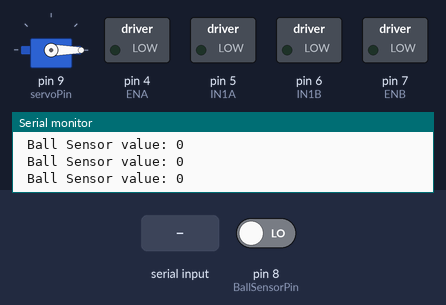
Recording of a sketch running on a simulated Arduino Uno, built with avr-gcc and run on an emulated ATmega328P. On the bench: servo, switched loads named in the sketch (green lamp = pin HIGH), the last lines printed to the serial monitor. Inputs (shaded band) come from the test bench; at power-on: pin 8 (BallSensorPin) LOW. Random numbers use the default seed unless the sketch sets one.

Above: at 1.7 s.
1.8 s: pin 8 (BallSensorPin) driven HIGH
At 4.3 s:
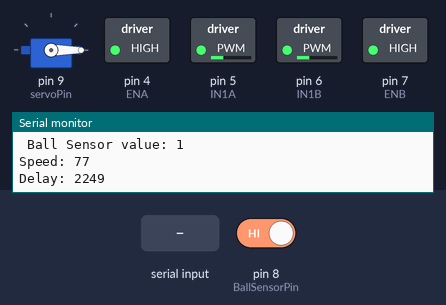
4.7 s: "M" received over the second serial link
At 5.56 s:
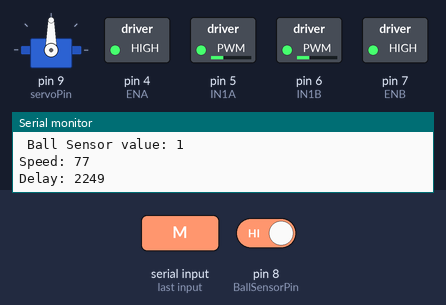
7.1 s: "STOP" received over the second serial link
At 9.8 s:
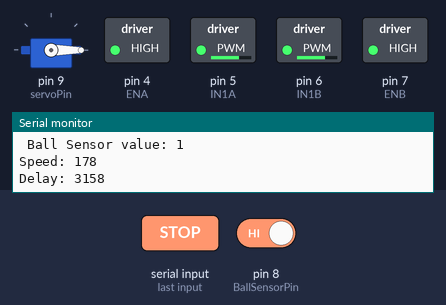
10.1 s: pin 8 (BallSensorPin) driven LOW
13.1 s: pin 8 (BallSensorPin) driven HIGH
At 15.3 s:
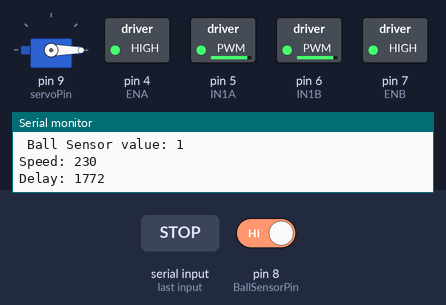
16.0 s: "30,150\n" received over the second serial link
Timing chart, 0 to 54.4 s (numbered marks = the images above; inputs shaded):
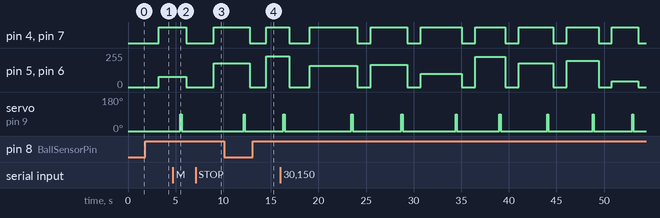

The sketch:

AutomaticBluetoothVersion.ino
```cpp
#include <Servo.h>
#include <SoftwareSerial.h>

SoftwareSerial hc06(2,3);
Servo myservo;  // create servo object to control a servo
String cmd=""; //to store Bluetooth command
int IN1A = 5; //PWM speed control
int ENA = 4; //Low = disable, High = enabled
int IN1B = 6; //PWM speed control
int ENB = 7; //Low = disable, High = enabled
int servoPin = 9; //D9
int BallSensorPin= 8; //D3
bool manualMode = false; // Is the machine in manual mode
int speed = 0; // Global speed variable for manual mode

String readBluetoothSerial()
{
  while(hc06.available()>0){
    cmd+=(char)hc06.read();
    delay(100);
  }
  if(cmd != ""){
    hc06.println("bluetooth received: " + cmd);
    return cmd;
  }
  else{
    return "";
  }
}

bool isManualMode()
{
  String bluetoothCommand = readBluetoothSerial();
  cmd = "";
  if(bluetoothCommand == "M"){
    manualMode = true;
    return manualMode;
  }
  else if(bluetoothCommand == "A"){
    manualMode = false;
    return manualMode;
  }
  else{
    return manualMode;
  }
}

bool isBallIn()
{
  int BallSensorVal = LOW; // reset Ball Sensor value to 0
  BallSensorVal = digitalRead(BallSensorPin);
  Serial.println(" Ball Sensor value: " + String(BallSensorVal));             // debug value
  if (BallSensorVal == HIGH)
  {
    delay(400);
    BallSensorVal = digitalRead(BallSensorPin);
    if (BallSensorVal == HIGH)
    {
      return true;
      BallSensorVal = LOW;
    }
  }
  else
  {
    return false;
  }
}

void bluetoothManual(){
  hc06.println("Entering Manual Mode");
  String localCommand = readBluetoothSerial();
  cmd = "";
  hc06.println("local commmand: " + localCommand);
  while (localCommand != "STOP")
  {
    if(localCommand == ""){
      localCommand = readBluetoothSerial();
      cmd = "";
    }
    if(localCommand != ""){
      hc06.println("local commmand inside loop: " + localCommand);
      if(localCommand[0] == 'P')
      {
        String enteredSpeed = localCommand.substring(1);
        speed = map(enteredSpeed.toInt(), 0, 100, 40, 255);
        hc06.println("Speed set to: "+ enteredSpeed);

        //clear command
        localCommand = "";
      }
      else if(localCommand == "E"){
        hc06.println("Motors start");
        analogWrite (IN1A, speed);
        analogWrite (IN1B, speed);
        digitalWrite(ENA,HIGH);
        digitalWrite(ENB,HIGH);

        //clear command
        localCommand = "";
      }
      else if(localCommand == "G"){
        hc06.println("shot fired");

        //Shoot the ball
        myservo.attach(servoPin);
        myservo.write(90);
        delay(135);
        myservo.write(0);
        delay(500);
        myservo.detach();

        //Wait for the ball to shoot
        delay(1000);

        //Stop the wheels
        digitalWrite(ENA,LOW);
        digitalWrite(ENB,LOW);
        analogWrite (IN1A, 0);
        analogWrite (IN1B, 0);

        //clear command
        localCommand = "";
      }
      else if(localCommand == "STOP"){
        localCommand = localCommand;
      }
      else{
        //clear command
        localCommand = "";
      }
    }
  }
  //Quitting Manual Mode
  //clear command
  localCommand = "";

  //Stop the wheels
  digitalWrite(ENA,LOW);
  digitalWrite(ENB,LOW);
  analogWrite (IN1A, 0);
  analogWrite (IN1B, 0);
  speed = 0;
  manualMode = false;
  hc06.println("Leaving Manual Mode");
}

void randomAutomatic()
{
  if(isBallIn())
  {
    int randomSpeed = random(40, 255);
    int randomDelayBeforeShot = random(1500, 5000);
    Serial.println("Speed: " + String(randomSpeed));
    Serial.println("Delay: " + String(randomDelayBeforeShot));
    delay(1000); // 1 sec delay before starting the wheels

    //Start the wheels
    digitalWrite(ENA,HIGH);
    digitalWrite(ENB,HIGH);
    analogWrite (IN1A, randomSpeed);
    analogWrite (IN1B, randomSpeed);

    delay(randomDelayBeforeShot); // random delay before the shot

    //Shoot the ball
    myservo.attach(servoPin);
    myservo.write(90);
    delay(135);
    myservo.write(0);
    delay(500);
    myservo.detach();

    //Stop the wheels
    digitalWrite(ENA,LOW);
    digitalWrite(ENB,LOW);
    analogWrite (IN1A, 0);
    analogWrite (IN1B, 0);
  }
}

void setup()
{
  hc06.begin(9600); //Initialize Bluetooth Serial Port
  myservo.attach(servoPin);  // attaches the servo on pin 9 to the servo object
  Serial.begin(9600);          //  setup serial
  pinMode (ENA, OUTPUT);
  pinMode (IN1A, OUTPUT);
  pinMode (ENB, OUTPUT);
  pinMode (IN1B, OUTPUT);
  pinMode(BallSensorPin, INPUT);
  myservo.write(0);                  // sets the servo position according to the scaled value
  delay(500);
  myservo.detach();
}

void loop()
{
  bool inManualMode = isManualMode();
  if(inManualMode){
    bluetoothManual();
  }
  else{
    randomAutomatic();
  }
}
```

Measured:
- after the input at 1.8 s, pin 4 (ENA), pin 7 (ENB): LOW → HIGH after 1.4 s; pin 5 (IN1A), pin 6 (IN1B): 0/255 → 77/255 after 1.4 s
- after the input at 7.1 s, pin 4 (ENA), pin 7 (ENB): LOW → HIGH after 1.9 s; pin 5 (IN1A), pin 6 (IN1B): 0/255 → 178/255 after 1.9 s
- after the input at 13.1 s, pin 4 (ENA), pin 7 (ENB): LOW → HIGH after 1.4 s; pin 5 (IN1A), pin 6 (IN1B): 0/255 → 230/255 after 1.4 s
